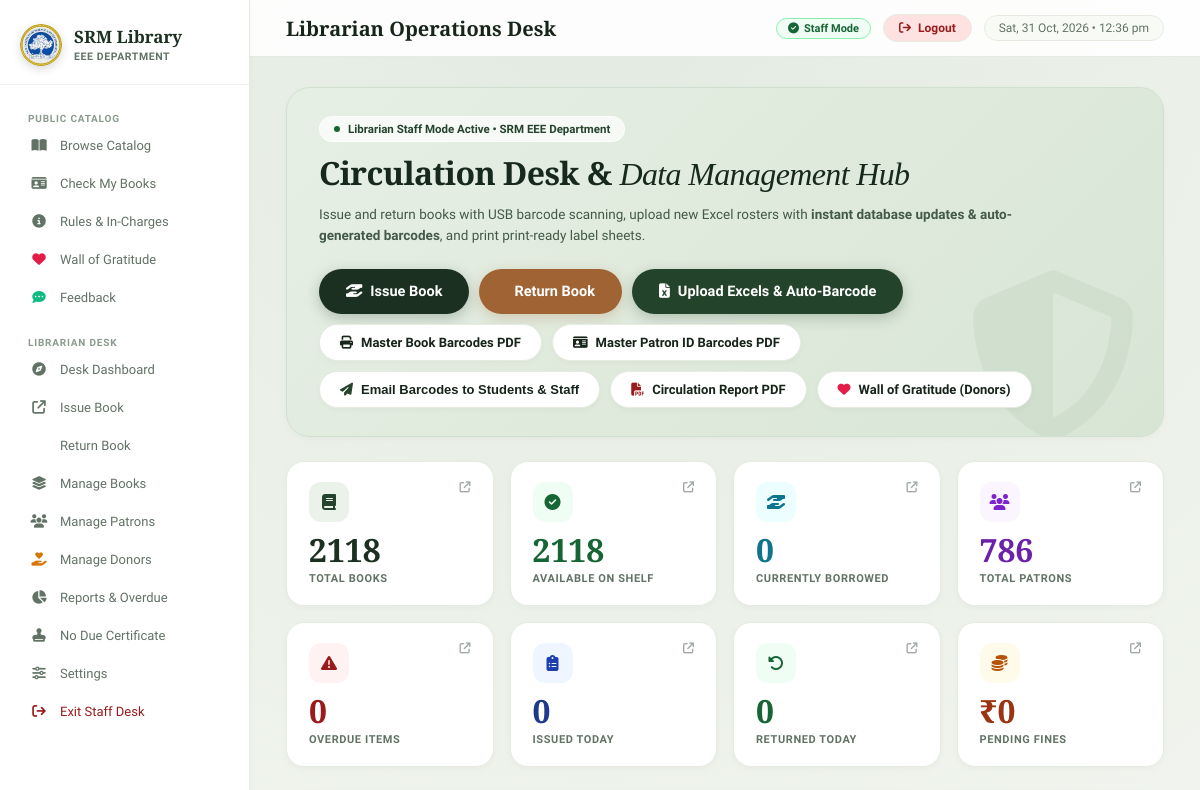
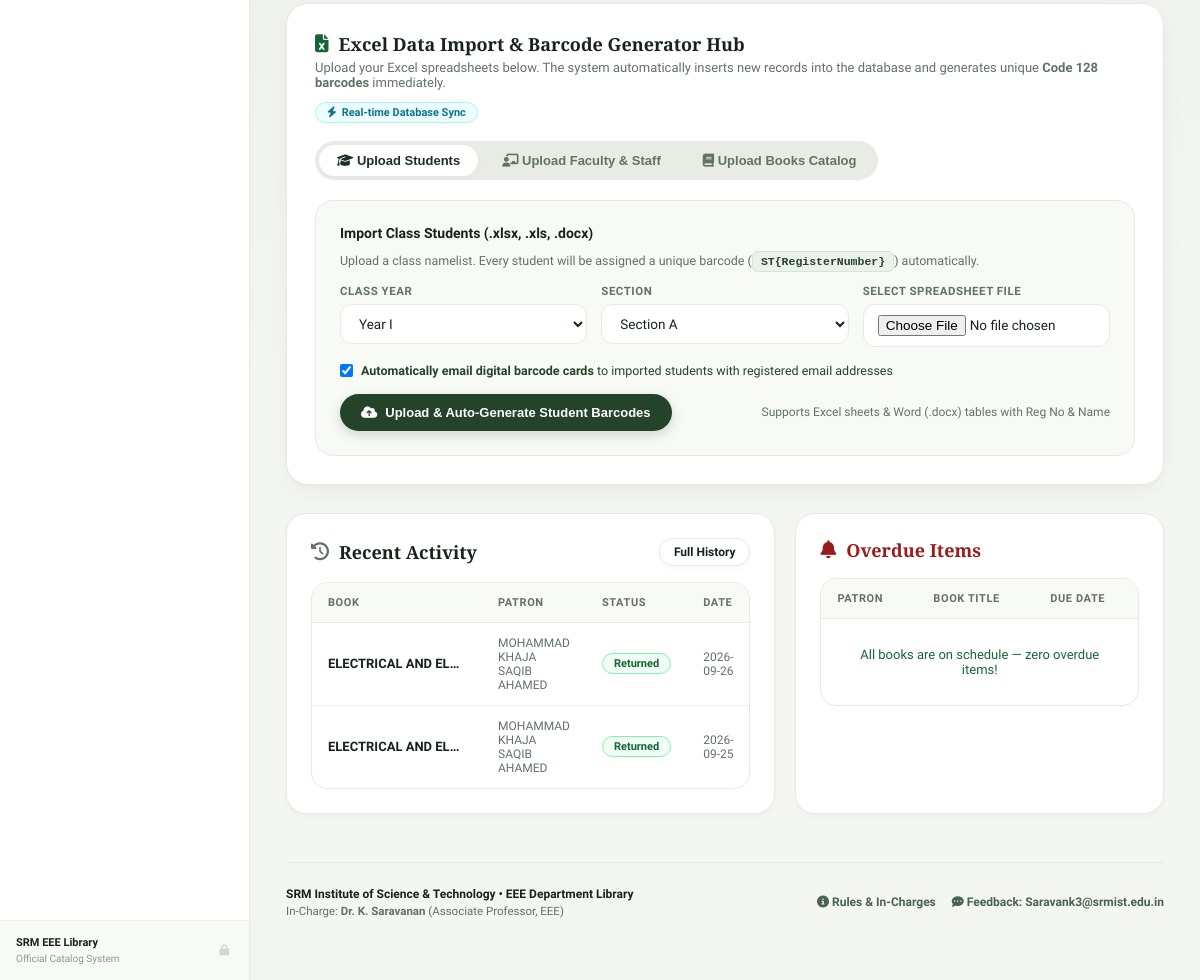
Page /librarian (signed in) on the earlier database version (2 pictures, top to bottom).
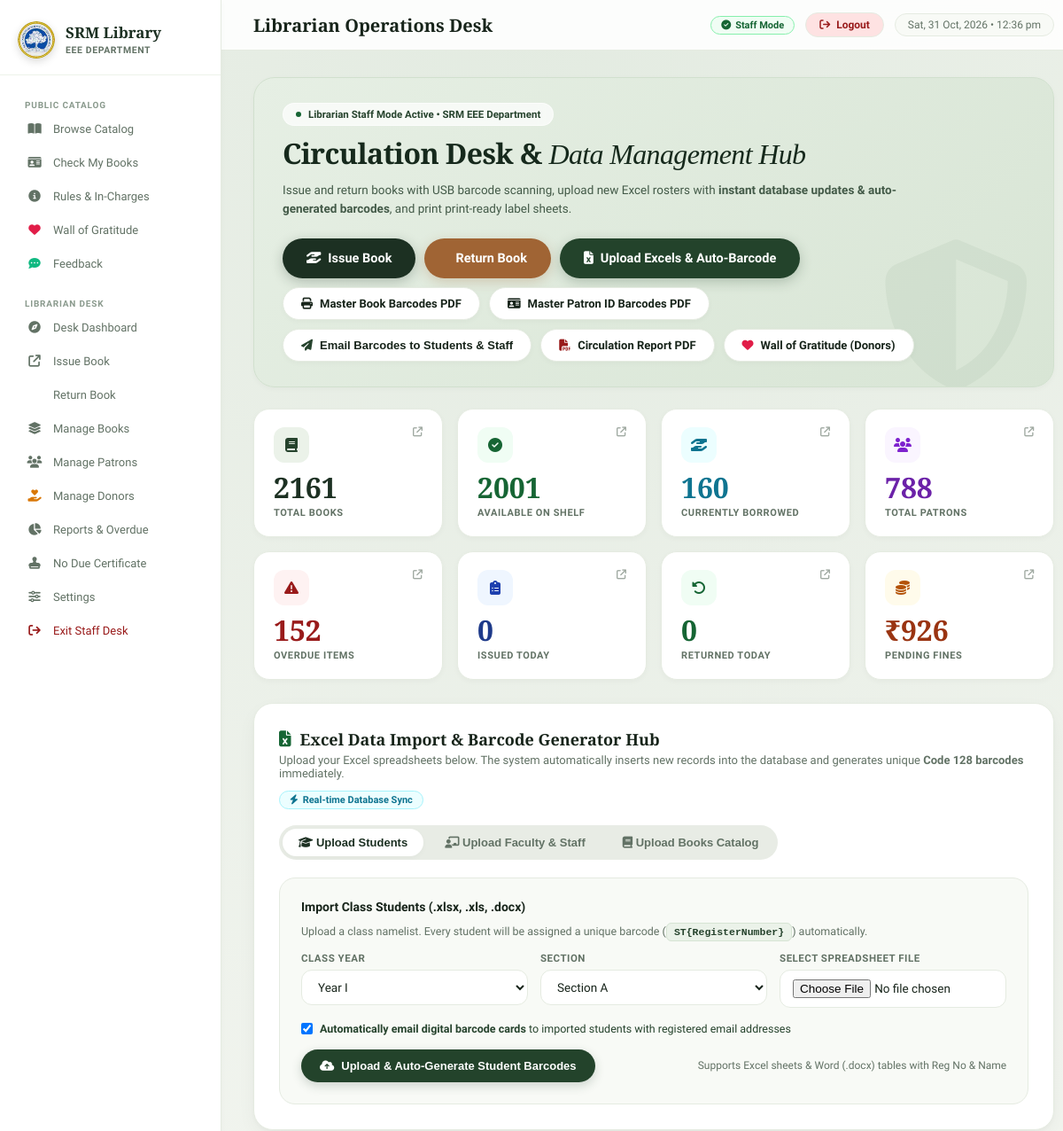
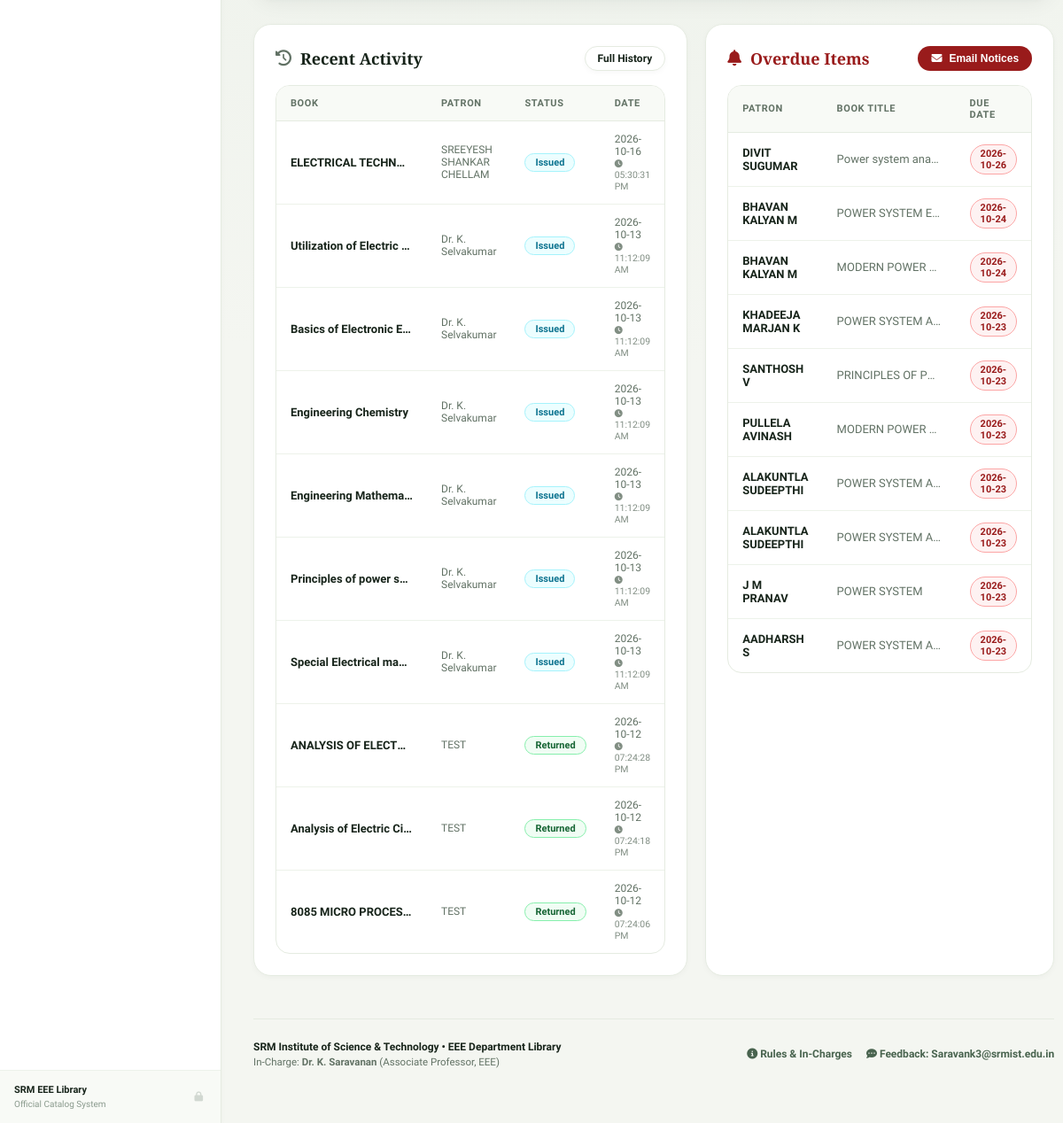
Same page on the later database version (2 pictures, top to bottom).
### tables this page shows
CREATE TABLE "transactions" (
                    id INTEGER PRIMARY KEY AUTOINCREMENT,
                    book_id INTEGER NOT NULL,
                    patron_id INTEGER NOT NULL,
                    issue_date TEXT NOT NULL,
                    issue_time TEXT,
                    due_date TEXT NOT NULL,
                    return_date TEXT,
                    return_time TEXT,
                    fine_amount REAL DEFAULT 0.0,
                    fine_paid INTEGER DEFAULT 0,
                    notes TEXT,
                    status TEXT DEFAULT 'issued',
                    FOREIGN KEY (book_id) REFERENCES books(id) ON DELETE CASCADE,
                    FOREIGN KEY (patron_id) REFERENCES patrons(id) ON DELETE CASCADE
                );

CREATE TABLE books (
            id INTEGER PRIMARY KEY AUTOINCREMENT,
            barcode TEXT UNIQUE NOT NULL,
            account_number TEXT,
            title TEXT NOT NULL,
            publisher TEXT,
            authors TEXT,
            edition TEXT,
            status TEXT DEFAULT 'available',
            added_date TEXT DEFAULT (datetime('now','localtime'))
        );

CREATE TABLE patrons (
            id INTEGER PRIMARY KEY AUTOINCREMENT,
            barcode TEXT UNIQUE NOT NULL,
            register_number TEXT UNIQUE,
            name TEXT NOT NULL,
            patron_type TEXT DEFAULT 'student',
            year TEXT,
            section TEXT,
            mobile TEXT,
            email TEXT,
            parent_mobile TEXT,
            parent_email TEXT,
            added_date TEXT DEFAULT (datetime('now','localtime'))
        , designation TEXT, no_due_emailed_at TEXT);

### webapp/app.py (the view)
@app.route("/librarian")
def librarian_page():
    if not require_staff():
        return redirect(url_for("staff_login", next=request.path))
    stats = get_dashboard_stats()
    overdue = get_overdue_transactions()[:10]
    recent = get_transaction_history(limit=10)
    return render_template("librarian.html", stats=stats, overdue=overdue, recent=recent)

### library_app/database.py (called while the page is built)
def get_connection():
    conn = sqlite3.connect(DB_PATH)
    conn.row_factory = sqlite3.Row
    conn.execute("PRAGMA journal_mode=WAL")
    conn.execute("PRAGMA foreign_keys=ON")
    return conn

def get_setting(key, default=None):
    conn = get_connection()
    row = conn.execute("SELECT value FROM settings WHERE key=?", (key,)).fetchone()
    conn.close()
    val = row["value"] if row else None
    if val is not None and str(val).strip():
        return str(val).strip()
    env_key = key.upper()
    env_val = os.environ.get(env_key)
    if env_val is not None and str(env_val).strip():
        return str(env_val).strip()
    return str(val).strip() if (val is not None and str(val).strip()) else default

def get_all_settings():
    conn = get_connection()
    rows = conn.execute("SELECT key, value FROM settings").fetchall()
    conn.close()
    res = {r["key"]: r["value"] for r in rows}
    for k in ["brevo_api_key", "brevo_sender_email", "email_reply_to", "email_user", "email_password", "email_host", "email_port", "email_from", "staff_pin", "library_name"]:
        if not res.get(k) and os.environ.get(k.upper()):
            res[k] = os.environ.get(k.upper())
    return res

### webapp/templates/librarian.html (shortened to what the changed rows need)
{% extends "base.html" %}
{% block page_title %}Librarian Operations Desk{% endblock %}
{% block content %}
<div class="hero-card" style="background: linear-gradient(135deg, #E6EFE4 0%, #D8E5D5 100%); border: 1px solid #D1E0CE; border-radius: 24px; padding: 28px 32px; margin-bottom: 24px; position: relative; overflow: hidden; box-shadow: var(--shadow-sm);">
 <div style="max-width: 720px; position: relative; z-index: 2;">
 <h1 class="serif-heading" style="font-size: 32px; line-height: 1.18; color: #16291C; margin-bottom: 10px;">
 Circulation Desk & <em>Data Management Hub</em>
 </h1>
 </div>
</div>
<div class="stats-grid" id="statsGrid">
 <a href="/books" class="stat-card" title="Click to view all catalog books">
 <div style="display:flex; justify-content:space-between; align-items:flex-start;">
 <div class="icon-pill"><i class="fa fa-book"></i></div>
 <i class="fa fa-arrow-up-right-from-square" style="font-size:11px; color:var(--muted); opacity:0.6;"></i>
 </div>
 <div class="num" id="s-total_books">{{ stats.total_books }}</div>
 <div class="lbl">Total Books</div>
 </a>
 <a href="/books?status=available" class="stat-card" title="Click to view available books on shelf">
 <div style="display:flex; justify-content:space-between; align-items:flex-start;">
 <div class="icon-pill" style="background:#F0FDF4; color:#166534;"><i class="fa fa-circle-check"></i></div>
 <i class="fa fa-arrow-up-right-from-square" style="font-size:11px; color:var(--muted); opacity:0.6;"></i>
 </div>
 <div class="num c-green" id="s-available_books">{{ stats.available_books }}</div>
 <div class="lbl">Available on Shelf</div>
 </a>
 <a href="/books?status=issued" class="stat-card" title="Click to view currently borrowed books">
 <div style="display:flex; justify-content:space-between; align-items:flex-start;">
 <div class="icon-pill" style="background:#ECFEFF; color:#0E7490;"><i class="fa fa-hand-holding-hand"></i></div>
 <i class="fa fa-arrow-up-right-from-square" style="font-size:11px; color:var(--muted); opacity:0.6;"></i>
 </div>
 <div class="num c-cyan" id="s-issued_books">{{ stats.issued_books }}</div>
 <div class="lbl">Currently Borrowed</div>
 </a>
 <a href="/patrons" class="stat-card" title="Click to view all patrons (students & staff)">
 <div style="display:flex; justify-content:space-between; align-items:flex-start;">
 <div class="icon-pill" style="background:#FAF5FF; color:#7E22CE;"><i class="fa fa-users"></i></div>
 <i class="fa fa-arrow-up-right-from-square" style="font-size:11px; color:var(--muted); opacity:0.6;"></i>
 </div>
 <div class="num c-purple" id="s-total_patrons">{{ stats.total_patrons }}</div>
 <div class="lbl">Total Patrons</div>
 </a>
 <a href="/reports" class="stat-card" title="Click to view overdue books and fines">
 <div style="display:flex; justify-content:space-between; align-items:flex-start;">
 <div class="icon-pill" style="background:#FEF2F2; color:#991B1B;"><i class="fa fa-triangle-exclamation"></i></div>
 <i class="fa fa-arrow-up-right-from-square" style="font-size:11px; color:var(--muted); opacity:0.6;"></i>
 </div>
 <div class="num c-red" id="s-overdue">{{ stats.overdue }}</div>
 <div class="lbl">Overdue Items</div>
 </a>
 <a href="/reports" class="stat-card" title="Click to view pending fine details">
 <div style="display:flex; justify-content:space-between; align-items:flex-start;">
 <div class="icon-pill" style="background:#FFFBEB; color:#B45309;"><i class="fa fa-coins"></i></div>
 <i class="fa fa-arrow-up-right-from-square" style="font-size:11px; color:var(--muted); opacity:0.6;"></i>
 </div>
 <div class="num c-yellow" id="s-pending_fines">₹{{ "%.0f"|format(stats.pending_fines) }}</div>
 <div class="lbl">Pending Fines</div>
 </a>
</div>
<div class="two-col">
 <div class="card" style="border-radius:20px;">
 <div class="table-wrap">
 <table>
 <thead><tr><th>Book</th><th>Patron</th><th>Status</th><th>Date</th></tr></thead>
 <tbody>
 {% for txn in recent %}
 <tr>
 <td style="max-width:170px; overflow:hidden; text-overflow:ellipsis; white-space:nowrap; font-weight:600;" title="{{ txn.book_title }}">{{ txn.book_title[:42] }}</td>
 <td style="color:var(--muted); font-size:12px;">{{ txn.patron_name }}</td>
 <td>
 {% if txn.status == 'returned' %}
 <span class="badge badge-success">Returned</span>
 {% else %}
 <span class="badge badge-info">Issued</span>
 {% endif %}
 </td>
 <td style="color:var(--muted); font-size:12px;">
 <div>{{ txn.return_date or txn.issue_date }}</div>
 {% set time_val = txn.return_time if txn.status == 'returned' else txn.issue_time %}
 {% if time_val %}<div style="font-size:10.5px; opacity:0.8;"><i class="fa fa-clock" style="font-size:9px;"></i> {{ time_val }}</div>{% endif %}
 </td>
 </tr>
 {% else %}
 <tr><td colspan="4" style="text-align:center; color:var(--muted); padding:28px;">No transactions recorded yet</td></tr>
 {% endfor %}
 </tbody>
 </table>
 </div>
 </div>
 <div class="card" style="border-radius:20px;">
 <div style="display:flex; justify-content:space-between; align-items:center; margin-bottom:16px;">
 <div class="card-title" style="margin-bottom:0; color:var(--danger);">
 <i class="fa fa-bell"></i> Overdue Items
 </div>
 {% if overdue %}
 <button class="btn btn-danger btn-sm" onclick="sendOverdueEmails()"><i class="fa fa-envelope"></i> Email Notices</button>
 {% endif %}
 </div>
 <div class="table-wrap">
 <table>
 <thead><tr><th>Patron</th><th>Book Title</th><th>Due Date</th></tr></thead>
 <tbody>
 {% for txn in overdue %}
 <tr>
 <td style="font-weight:600;">{{ txn.patron_name }}</td>
 <td style="max-width:150px; overflow:hidden; text-overflow:ellipsis; white-space:nowrap; color:var(--muted);">{{ txn.book_title[:40] }}</td>
 <td><span class="badge badge-danger">{{ txn.due_date }}</span></td>
 </tr>
 {% else %}
 <tr><td colspan="3" style="text-align:center; color:var(--success); padding:28px; font-weight:500;">All books are on schedule — zero overdue items!</td></tr>
 {% endfor %}
 </tbody>
 </table>
 </div>
 </div>
</div>
{% endblock %}

Differences in the rows shown:
no longer on this page (row edited): transactions: title "ELECTRICAL AND EL…", patron_name "MOHAMMAD KHAJA SAQIB AHAMED", status "Returned", return_date "2026-09-26", shown under "Circulation Desk & Data Management Hub"
no longer on this page (row edited): transactions: title "ELECTRICAL AND EL…", patron_name "MOHAMMAD KHAJA SAQIB AHAMED", status "Returned", return_date "2026-09-25", shown under "Circulation Desk & Data Management Hub"
added transactions: title "ELECTRICAL TECHN…", patron_name "SREEYESH SHANKAR CHELLAM", status "Issued", issue_date "2026-10-16", issue_time "05:30:31 PM", shown under "Circulation Desk & Data Management Hub"
added transactions: title "Utilization of Electric…", patron_name "Dr. K. Selvakumar", status "Issued", issue_date "2026-10-13", issue_time "11:12:09 AM", shown under "Circulation Desk & Data Management Hub"
added transactions: title "Basics of Electronic E…", patron_name "Dr. K. Selvakumar", status "Issued", issue_date "2026-10-13", issue_time "11:12:09 AM", shown under "Circulation Desk & Data Management Hub"
added transactions: title "Engineering Chemistry", patron_name "Dr. K. Selvakumar", status "Issued", issue_date "2026-10-13", issue_time "11:12:09 AM", shown under "Circulation Desk & Data Management Hub"
added transactions: title "Engineering Mathema…", patron_name "Dr. K. Selvakumar", status "Issued", issue_date "2026-10-13", issue_time "11:12:09 AM", shown under "Circulation Desk & Data Management Hub"
added transactions: title "Principles of power s…", patron_name "Dr. K. Selvakumar", status "Issued", issue_date "2026-10-13", issue_time "11:12:09 AM", shown under "Circulation Desk & Data Management Hub"
added transactions: title "Special Electrical ma…", patron_name "Dr. K. Selvakumar", status "Issued", issue_date "2026-10-13", issue_time "11:12:09 AM", shown under "Circulation Desk & Data Management Hub"
added transactions: title "ANALYSIS OF ELECT…", patron_name "TEST", status "Returned", return_date "2026-10-12", return_time "07:24:28 PM", shown under "Circulation Desk & Data Management Hub"
added transactions: title "Analysis of Electric Ci…", patron_name "TEST", status "Returned", return_date "2026-10-12", return_time "07:24:18 PM", shown under "Circulation Desk & Data Management Hub"
added transactions: title "8085 MICRO PROCES…", patron_name "TEST", status "Returned", return_date "2026-10-12", return_time "07:24:06 PM", shown under "Circulation Desk & Data Management Hub"
added transactions: patron_name "DIVIT SUGUMAR", title "Power system ana…", due_date "2026-10-26"
added transactions: patron_name "BHAVAN KALYAN M", title "POWER SYSTEM E…", due_date "2026-10-24"
added transactions: patron_name "BHAVAN KALYAN M", title "MODERN POWER…", due_date "2026-10-24"
added transactions: patron_name "KHADEEJA MARJAN K", title "POWER SYSTEM A…", due_date "2026-10-23"
added transactions: patron_name "SANTHOSH V", title "PRINCIPLES OF P…", due_date "2026-10-23"
added transactions: patron_name "PULLELA AVINASH", title "MODERN POWER…", due_date "2026-10-23"
added transactions: patron_name "ALAKUNTLA SUDEEPTHI", title "POWER SYSTEM A…", due_date "2026-10-23"
added transactions: patron_name "ALAKUNTLA SUDEEPTHI", title "POWER SYSTEM A…", due_date "2026-10-23"
added transactions: patron_name "J M PRANAV", title "POWER SYSTEM", due_date "2026-10-23"
added transactions: patron_name "AADHARSH S", title "POWER SYSTEM A…", due_date "2026-10-23"
Other differences:
{{ stats.total_books }}: "2118" → "2161"
{{ stats.available_books }}: "2118" → "2001"
{{ stats.issued_books }}: "0" → "160"
{{ stats.total_patrons }}: "786" → "788"
{{ stats.overdue }}: "0" → "152"
{{ "%.0f"|format(stats.pending_fines) }}: "0" → "926"
text no longer shown: "All books are on schedule — zero overdue items!"
text now shown: "Email Notices"
